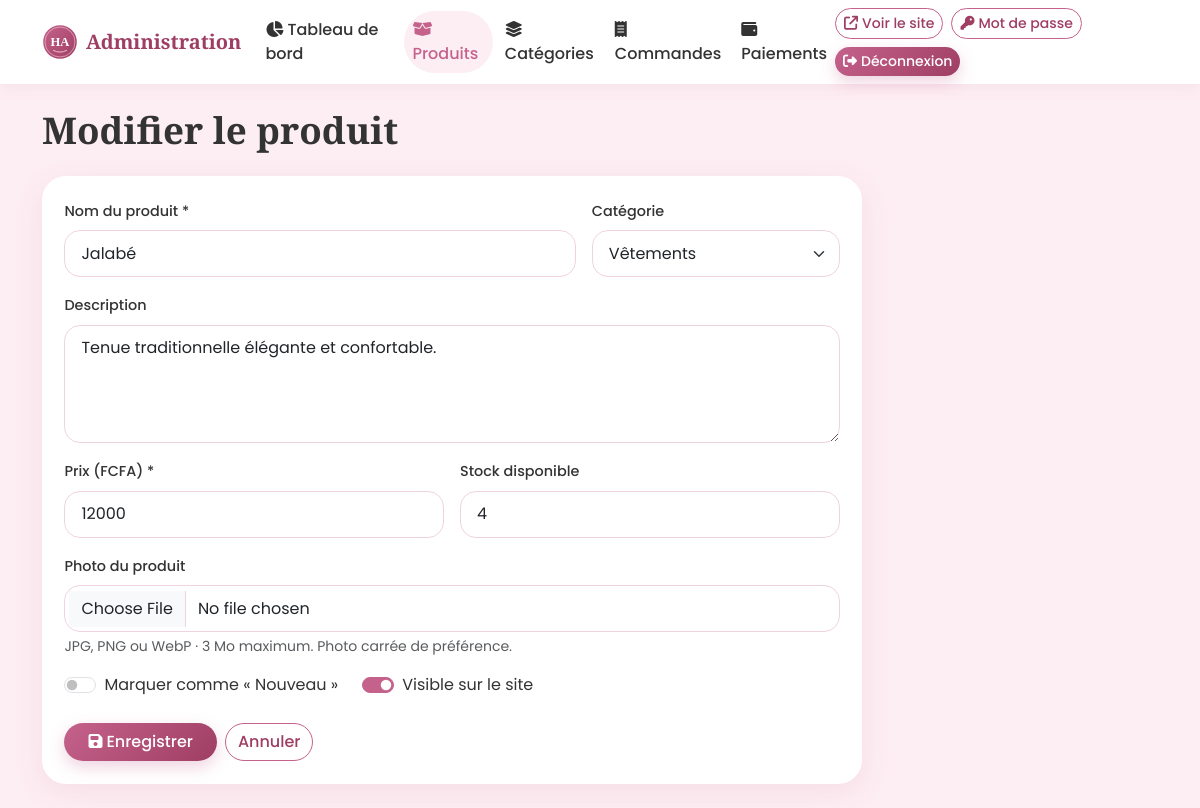
Page /admin/produit_form.php?id=6 (signed in) on the earlier database version.
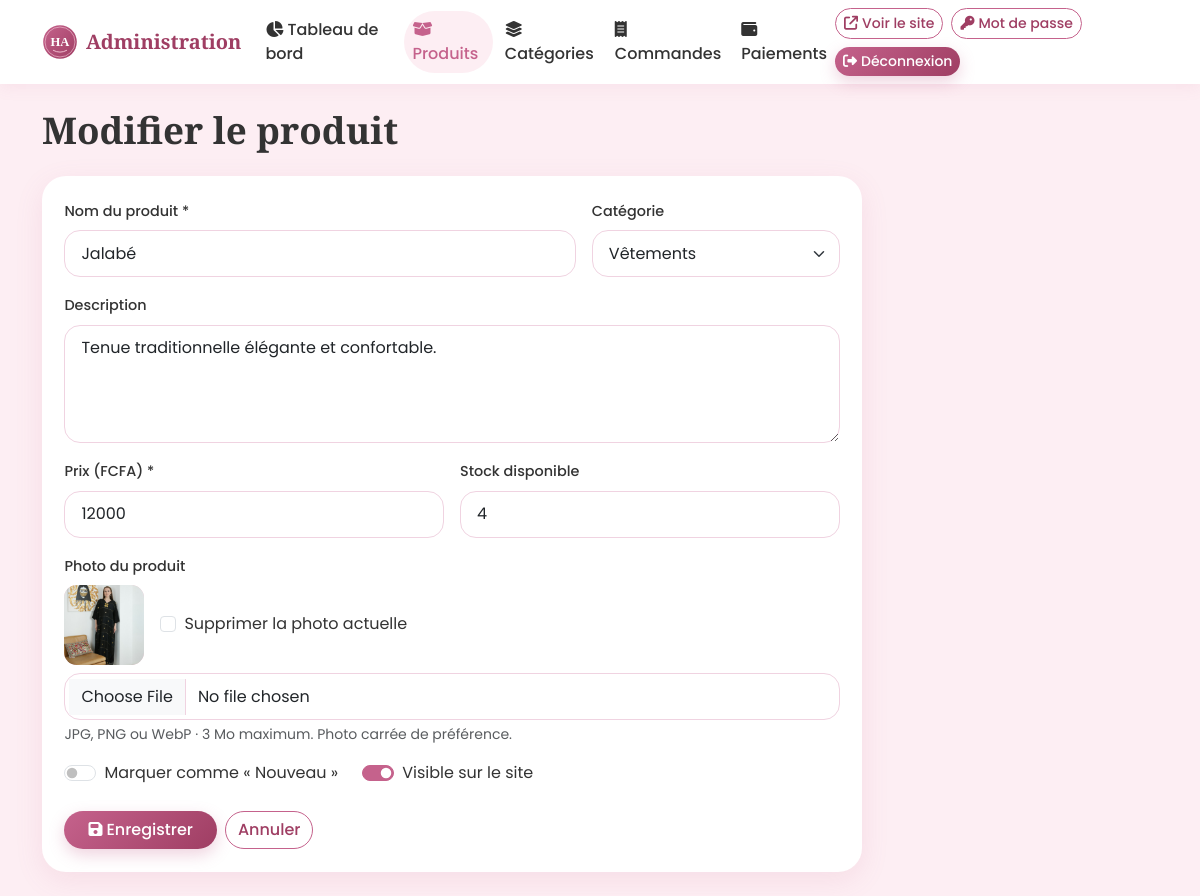
Same page on the later database version.
### tables this page shows
CREATE TABLE IF NOT EXISTS produits (
  id INT AUTO_INCREMENT PRIMARY KEY,
  categorie_id INT NULL,
  nom VARCHAR(150) NOT NULL,
  description TEXT NULL,
  prix INT NOT NULL DEFAULT 0,
  stock INT NOT NULL DEFAULT 0,
  image VARCHAR(120) NULL,
  nouveau TINYINT(1) NOT NULL DEFAULT 0,
  actif TINYINT(1) NOT NULL DEFAULT 1,
  created_at TIMESTAMP NOT NULL DEFAULT CURRENT_TIMESTAMP,
  date_modification TIMESTAMP NULL DEFAULT NULL ON UPDATE CURRENT_TIMESTAMP,
  INDEX idx_produits_actif (actif),
  CONSTRAINT fk_produit_categorie FOREIGN KEY (categorie_id) REFERENCES categories(id) ON DELETE SET NULL,
  CONSTRAINT chk_produits_stock CHECK (stock >= 0),
  CONSTRAINT chk_produits_prix CHECK (prix >= 0)
);

CREATE TABLE IF NOT EXISTS categories (
  id INT AUTO_INCREMENT PRIMARY KEY,
  nom VARCHAR(100) NOT NULL,
  description TEXT NULL,
  icone VARCHAR(50) NOT NULL DEFAULT 'fa-gem',
  created_at TIMESTAMP NOT NULL DEFAULT CURRENT_TIMESTAMP
);

### includes/functions.php (called while the page is built, shortened)
<?php
require_once __DIR__ . '/db.php';
function e($v): string
{
    return htmlspecialchars((string)$v, ENT_QUOTES, 'UTF-8');
}
function base_url(string $path = ''): string
{
    return BASE_URL . '/' . ltrim($path, '/');
}
function get_categories(): array
{
    return db()->query('SELECT * FROM categories ORDER BY nom')->fetchAll();
}
function product_image(?string $img): ?string
{
    return $img ? base_url('uploads/' . rawurlencode($img)) : null;
}
    ?>

### includes/db.php (called while the page is built)
<?php
function db(): PDO
{
    static $pdo = null;
    if ($pdo === null) {
        $dsn = defined('DB_DSN')
            ? DB_DSN
            : sprintf('mysql:host=%s;dbname=%s;charset=utf8mb4', DB_HOST, DB_NAME);
        try {
            $pdo = new PDO($dsn, DB_USER, DB_PASS, [
                PDO::ATTR_ERRMODE            => PDO::ERRMODE_EXCEPTION,
                PDO::ATTR_DEFAULT_FETCH_MODE => PDO::FETCH_ASSOC,
                PDO::ATTR_EMULATE_PREPARES   => false,
            ]);
        } catch (PDOException $e) {
            http_response_code(500);
            exit('Connexion à la base de données impossible. Vérifiez le fichier config.php.');
        }
    }
    return $pdo;
}

### admin/produit_form.php (the view, shortened to what this page needs)
<?php
$pdo = db();
$id = (int)($_GET['id'] ?? $_POST['id'] ?? 0);
$produit = null;
if ($id > 0) {
    $st = $pdo->prepare('SELECT * FROM produits WHERE id = ?');
    $st->execute([$id]);
    $produit = $st->fetch();
}
$val = $produit ?: ['nom' => '', 'categorie_id' => '', 'description' => '', 'prix' => '', 'stock' => 0, 'nouveau' => 1, 'actif' => 1, 'image' => null];
$categories = get_categories();
$titre = $produit ? 'Modifier le produit' : 'Ajouter un produit';
require __DIR__ . '/_header.php';
?>
<h1 class="page-title mb-4"><?= e($titre) ?></h1>
<form method="post" enctype="multipart/form-data" class="panel" style="max-width:820px">
  <div class="row g-3">
    <div class="col-md-8"><label class="form-label" for="nom">Nom du produit *</label><input class="form-control" id="nom" name="nom" value="<?= e($val['nom']) ?>" required maxlength="150"></div>
    <div class="col-md-4">
      <label class="form-label" for="categorie_id">Catégorie</label>
      <select class="form-select" id="categorie_id" name="categorie_id">
        <?php foreach ($categories as $c): ?>
          <option value="<?= (int)$c['id'] ?>" <?= (int)$val['categorie_id'] === (int)$c['id'] ? 'selected' : '' ?>><?= e($c['nom']) ?></option>
        <?php endforeach; ?>
      </select>
    </div>
    <div class="col-12"><label class="form-label" for="description">Description</label><textarea class="form-control" id="description" name="description" rows="4"><?= e($val['description']) ?></textarea></div>
    <div class="col-sm-6"><label class="form-label" for="prix">Prix (FCFA) *</label><input class="form-control" id="prix" name="prix" type="number" min="1" step="1" value="<?= e($val['prix']) ?>" required></div>
    <div class="col-sm-6"><label class="form-label" for="stock">Stock disponible</label><input class="form-control" id="stock" name="stock" type="number" min="0" step="1" value="<?= (int)$val['stock'] ?>"></div>
    <div class="col-12">
      <label class="form-label" for="image">Photo du produit</label>
      <?php if (!empty($val['image'])): ?>
        <div class="d-flex align-items-center gap-3 mb-2">
          <img class="admin-thumb" style="width:80px;height:80px" src="<?= e(product_image($val['image'])) ?>" alt="">
          <div class="form-check"><input class="form-check-input" type="checkbox" name="supprimer_image" id="supprimer_image"><label class="form-check-label" for="supprimer_image">Supprimer la photo actuelle</label></div>
        </div>
      <?php endif; ?>
      <input class="form-control" id="image" name="image" type="file" accept="image/jpeg,image/png,image/webp">
      <div class="form-text">JPG, PNG ou WebP · 3 Mo maximum. Photo carrée de préférence.</div>
    </div>
    <div class="col-12 d-flex flex-wrap gap-4">
      <div class="form-check form-switch"><input class="form-check-input" type="checkbox" role="switch" name="nouveau" id="nouveau" <?= $val['nouveau'] ? 'checked' : '' ?>><label class="form-check-label" for="nouveau">Marquer comme « Nouveau »</label></div>
      <div class="form-check form-switch"><input class="form-check-input" type="checkbox" role="switch" name="actif" id="actif" <?= $val['actif'] ? 'checked' : '' ?>><label class="form-check-label" for="actif">Visible sur le site</label></div>
    </div>
  </div>
  <div class="d-flex gap-2 mt-4">
    <button class="btn btn-rose px-4"><i class="fa-solid fa-floppy-disk me-1"></i>Enregistrer</button>
    <a href="produits.php" class="btn btn-outline-rose">Annuler</a>
  </div>
</form>
<?php require __DIR__ . '/_footer.php'; ?>

Differences in the rows shown:
changed produits "Jalabé": image empty → "0f0394656b0681c5f813.jpg" (drawn); image: picture added
Other differences:
form field supprimer_image: (not shown) → "☐"
text now shown: "Supprimer la photo actuelle"
